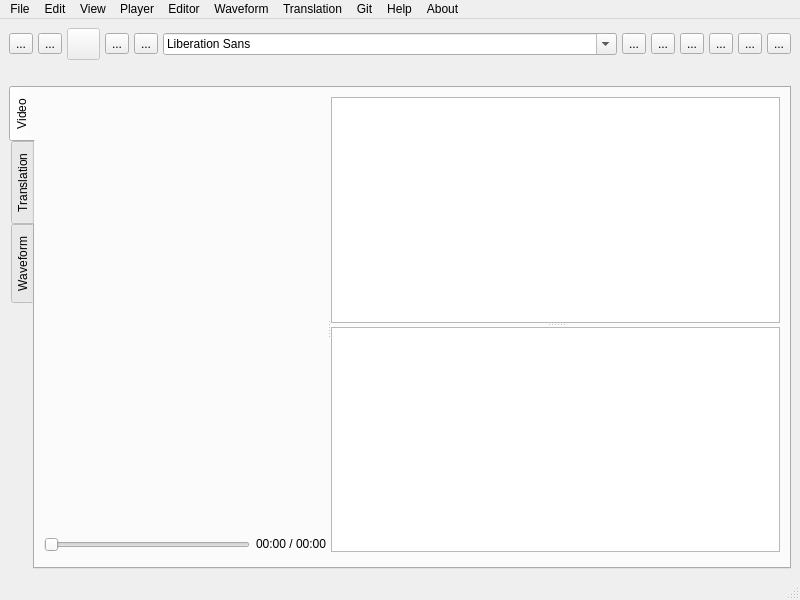
<?xml version="1.0" encoding="UTF-8"?>
<ui version="4.0">
 <class>Tool</class>
 <widget class="QMainWindow" name="Tool">
  <property name="geometry">
   <rect>
    <x>0</x>
    <y>0</y>
    <width>800</width>
    <height>600</height>
   </rect>
  </property>
  <property name="windowTitle">
   <string>ASR Post Editor</string>
  </property>
  <widget class="QWidget" name="centralwidget">
   <layout class="QVBoxLayout" name="verticalLayout_4">
    <item>
     <layout class="QHBoxLayout" name="horizontalLayout_2">
      <property name="spacing">
       <number>0</number>
      </property>
      <item>
       <widget class="QToolButton" name="add_video">
        <property name="toolTip">
         <string extracomment="hi">Add video</string>
        </property>
        <property name="toolTipDuration">
         <number>-1</number>
        </property>
        <property name="text">
         <string>...</string>
        </property>
        <property name="icon">
         <iconset resource="icons.qrc">
          <normaloff>:/images/images/add.png</normaloff>:/images/images/add.png</iconset>
        </property>
        <property name="iconSize">
         <size>
          <width>25</width>
          <height>25</height>
         </size>
        </property>
        <property name="toolButtonStyle">
         <enum>Qt::ToolButtonIconOnly</enum>
        </property>
       </widget>
      </item>
      <item>
       <spacer name="horizontalSpacer_7">
        <property name="orientation">
         <enum>Qt::Horizontal</enum>
        </property>
        <property name="sizeType">
         <enum>QSizePolicy::Preferred</enum>
        </property>
        <property name="sizeHint" stdset="0">
         <size>
          <width>5</width>
          <height>20</height>
         </size>
        </property>
       </spacer>
      </item>
      <item>
       <widget class="QToolButton" name="open_transcript">
        <property name="toolTip">
         <string>Open Transcript</string>
        </property>
        <property name="text">
         <string>...</string>
        </property>
        <property name="icon">
         <iconset resource="icons.qrc">
          <normaloff>:/images/images/open file.png</normaloff>:/images/images/open file.png</iconset>
        </property>
        <property name="iconSize">
         <size>
          <width>25</width>
          <height>25</height>
         </size>
        </property>
       </widget>
      </item>
      <item>
       <spacer name="horizontalSpacer_8">
        <property name="orientation">
         <enum>Qt::Horizontal</enum>
        </property>
        <property name="sizeType">
         <enum>QSizePolicy::Preferred</enum>
        </property>
        <property name="sizeHint" stdset="0">
         <size>
          <width>5</width>
          <height>20</height>
         </size>
        </property>
       </spacer>
      </item>
      <item>
       <widget class="QToolButton" name="new_transcript">
        <property name="enabled">
         <bool>false</bool>
        </property>
        <property name="toolTip">
         <string>New Transcript (Disabled)</string>
        </property>
        <property name="text">
         <string/>
        </property>
        <property name="icon">
         <iconset resource="icons.qrc">
          <normaloff>:/images/images/font color.png</normaloff>:/images/images/font color.png</iconset>
        </property>
        <property name="iconSize">
         <size>
          <width>25</width>
          <height>25</height>
         </size>
        </property>
       </widget>
      </item>
      <item>
       <spacer name="horizontalSpacer_6">
        <property name="orientation">
         <enum>Qt::Horizontal</enum>
        </property>
        <property name="sizeType">
         <enum>QSizePolicy::Preferred</enum>
        </property>
        <property name="sizeHint" stdset="0">
         <size>
          <width>5</width>
          <height>20</height>
         </size>
        </property>
       </spacer>
      </item>
      <item>
       <widget class="QToolButton" name="save_transcript">
        <property name="toolTip">
         <string>Save </string>
        </property>
        <property name="text">
         <string>...</string>
        </property>
        <property name="icon">
         <iconset resource="icons.qrc">
          <normaloff>:/images/images/save.png</normaloff>:/images/images/save.png</iconset>
        </property>
        <property name="iconSize">
         <size>
          <width>25</width>
          <height>25</height>
         </size>
        </property>
       </widget>
      </item>
      <item>
       <spacer name="horizontalSpacer_5">
        <property name="orientation">
         <enum>Qt::Horizontal</enum>
        </property>
        <property name="sizeType">
         <enum>QSizePolicy::Preferred</enum>
        </property>
        <property name="sizeHint" stdset="0">
         <size>
          <width>5</width>
          <height>20</height>
         </size>
        </property>
       </spacer>
      </item>
      <item>
       <widget class="QToolButton" name="save_as_transcript">
        <property name="toolTip">
         <string>Save as</string>
        </property>
        <property name="text">
         <string>...</string>
        </property>
        <property name="icon">
         <iconset resource="icons.qrc">
          <normaloff>:/images/images/save as.png</normaloff>:/images/images/save as.png</iconset>
        </property>
        <property name="iconSize">
         <size>
          <width>25</width>
          <height>25</height>
         </size>
        </property>
       </widget>
      </item>
      <item>
       <spacer name="horizontalSpacer_4">
        <property name="orientation">
         <enum>Qt::Horizontal</enum>
        </property>
        <property name="sizeType">
         <enum>QSizePolicy::Minimum</enum>
        </property>
        <property name="sizeHint" stdset="0">
         <size>
          <width>5</width>
          <height>20</height>
         </size>
        </property>
       </spacer>
      </item>
      <item>
       <widget class="QFontComboBox" name="fontComboBox"/>
      </item>
      <item>
       <spacer name="horizontalSpacer_14">
        <property name="orientation">
         <enum>Qt::Horizontal</enum>
        </property>
        <property name="sizeType">
         <enum>QSizePolicy::Preferred</enum>
        </property>
        <property name="sizeHint" stdset="0">
         <size>
          <width>5</width>
          <height>20</height>
         </size>
        </property>
       </spacer>
      </item>
      <item>
       <widget class="QToolButton" name="load_a_custom_dict">
        <property name="toolTip">
         <string>Load Custom Dictonary</string>
        </property>
        <property name="text">
         <string>...</string>
        </property>
        <property name="icon">
         <iconset resource="icons.qrc">
          <normaloff>:/images/images/english to hindi.png</normaloff>:/images/images/english to hindi.png</iconset>
        </property>
        <property name="iconSize">
         <size>
          <width>25</width>
          <height>25</height>
         </size>
        </property>
       </widget>
      </item>
      <item>
       <spacer name="horizontalSpacer_10">
        <property name="orientation">
         <enum>Qt::Horizontal</enum>
        </property>
        <property name="sizeType">
         <enum>QSizePolicy::Preferred</enum>
        </property>
        <property name="sizeHint" stdset="0">
         <size>
          <width>5</width>
          <height>20</height>
         </size>
        </property>
       </spacer>
      </item>
      <item>
       <widget class="QToolButton" name="get_PDF">
        <property name="toolTip">
         <string>Get PDF</string>
        </property>
        <property name="text">
         <string>...</string>
        </property>
        <property name="icon">
         <iconset resource="icons.qrc">
          <normaloff>:/images/images/load data.png</normaloff>:/images/images/load data.png</iconset>
        </property>
        <property name="iconSize">
         <size>
          <width>25</width>
          <height>25</height>
         </size>
        </property>
       </widget>
      </item>
      <item>
       <spacer name="horizontalSpacer_11">
        <property name="orientation">
         <enum>Qt::Horizontal</enum>
        </property>
        <property name="sizeType">
         <enum>QSizePolicy::Preferred</enum>
        </property>
        <property name="sizeHint" stdset="0">
         <size>
          <width>5</width>
          <height>20</height>
         </size>
        </property>
       </spacer>
      </item>
      <item>
       <widget class="QToolButton" name="decreseFontSize">
        <property name="toolTip">
         <string>Decrese Font Size</string>
        </property>
        <property name="text">
         <string>...</string>
        </property>
        <property name="icon">
         <iconset resource="icons.qrc">
          <normaloff>:/images/images/zoom out.png</normaloff>:/images/images/zoom out.png</iconset>
        </property>
        <property name="iconSize">
         <size>
          <width>25</width>
          <height>25</height>
         </size>
        </property>
       </widget>
      </item>
      <item>
       <spacer name="horizontalSpacer_12">
        <property name="orientation">
         <enum>Qt::Horizontal</enum>
        </property>
        <property name="sizeType">
         <enum>QSizePolicy::Preferred</enum>
        </property>
        <property name="sizeHint" stdset="0">
         <size>
          <width>5</width>
          <height>20</height>
         </size>
        </property>
       </spacer>
      </item>
      <item>
       <widget class="QToolButton" name="increaseFontSize">
        <property name="toolTip">
         <string>Increase Font Size</string>
        </property>
        <property name="text">
         <string>...</string>
        </property>
        <property name="icon">
         <iconset resource="icons.qrc">
          <normaloff>:/images/images/zoom in.png</normaloff>:/images/images/zoom in.png</iconset>
        </property>
        <property name="iconSize">
         <size>
          <width>25</width>
          <height>25</height>
         </size>
        </property>
       </widget>
      </item>
      <item>
       <spacer name="horizontalSpacer_13">
        <property name="orientation">
         <enum>Qt::Horizontal</enum>
        </property>
        <property name="sizeType">
         <enum>QSizePolicy::Preferred</enum>
        </property>
        <property name="sizeHint" stdset="0">
         <size>
          <width>5</width>
          <height>20</height>
         </size>
        </property>
       </spacer>
      </item>
      <item>
       <widget class="QToolButton" name="toggleWordEditor">
        <property name="toolTip">
         <string>Toggle Word Editor</string>
        </property>
        <property name="text">
         <string>...</string>
        </property>
        <property name="icon">
         <iconset resource="icons.qrc">
          <normaloff>:/images/images/font black.png</normaloff>:/images/images/font black.png</iconset>
        </property>
        <property name="iconSize">
         <size>
          <width>25</width>
          <height>25</height>
         </size>
        </property>
       </widget>
      </item>
      <item>
       <spacer name="horizontalSpacer_9">
        <property name="orientation">
         <enum>Qt::Horizontal</enum>
        </property>
        <property name="sizeType">
         <enum>QSizePolicy::Preferred</enum>
        </property>
        <property name="sizeHint" stdset="0">
         <size>
          <width>5</width>
          <height>20</height>
         </size>
        </property>
       </spacer>
      </item>
      <item>
       <widget class="QToolButton" name="keyboard_shortcuts">
        <property name="text">
         <string>...</string>
        </property>
        <property name="icon">
         <iconset resource="icons.qrc">
          <normaloff>:/images/images/information.png</normaloff>:/images/images/information.png</iconset>
        </property>
        <property name="iconSize">
         <size>
          <width>25</width>
          <height>25</height>
         </size>
        </property>
       </widget>
      </item>
     </layout>
    </item>
    <item>
     <layout class="QHBoxLayout" name="horizontalLayout_6">
      <item>
       <widget class="QLabel" name="mediaFilenameLbl">
        <property name="text">
         <string/>
        </property>
        <property name="alignment">
         <set>Qt::AlignLeading|Qt::AlignLeft|Qt::AlignTop</set>
        </property>
       </widget>
      </item>
      <item>
       <widget class="QLabel" name="transcriptFilenameLbl">
        <property name="text">
         <string/>
        </property>
        <property name="alignment">
         <set>Qt::AlignRight|Qt::AlignTrailing|Qt::AlignVCenter</set>
        </property>
       </widget>
      </item>
     </layout>
    </item>
    <item>
     <widget class="QTabWidget" name="tabWidget">
      <property name="enabled">
       <bool>true</bool>
      </property>
      <property name="tabPosition">
       <enum>QTabWidget::West</enum>
      </property>
      <property name="tabShape">
       <enum>QTabWidget::Rounded</enum>
      </property>
      <property name="currentIndex">
       <number>0</number>
      </property>
      <property name="documentMode">
       <bool>false</bool>
      </property>
      <property name="tabsClosable">
       <bool>false</bool>
      </property>
      <property name="movable">
       <bool>false</bool>
      </property>
      <property name="tabBarAutoHide">
       <bool>false</bool>
      </property>
      <widget class="QWidget" name="tab">
       <attribute name="title">
        <string>Video</string>
       </attribute>
       <layout class="QHBoxLayout" name="horizontalLayout_3">
        <item>
         <layout class="QVBoxLayout" name="verticalLayout_5">
          <item>
           <widget class="QSplitter" name="splitter_tool">
            <property name="orientation">
             <enum>Qt::Horizontal</enum>
            </property>
            <widget class="QWidget" name="layoutWidget">
             <layout class="QVBoxLayout" name="playerLayout">
              <item>
               <widget class="VideoWidget" name="m_videoWidget" native="true"/>
              </item>
              <item>
               <layout class="QHBoxLayout" name="horizontalLayout">
                <property name="sizeConstraint">
                 <enum>QLayout::SetMaximumSize</enum>
                </property>
                <item>
                 <widget class="QSlider" name="slider_position">
                  <property name="orientation">
                   <enum>Qt::Horizontal</enum>
                  </property>
                 </widget>
                </item>
                <item>
                 <widget class="QLabel" name="label_position">
                  <property name="sizePolicy">
                   <sizepolicy hsizetype="Preferred" vsizetype="Maximum">
                    <horstretch>0</horstretch>
                    <verstretch>0</verstretch>
                   </sizepolicy>
                  </property>
                  <property name="text">
                   <string>00:00 / 00:00</string>
                  </property>
                 </widget>
                </item>
               </layout>
              </item>
              <item>
               <widget class="PlayerControls" name="m_playerControls" native="true">
                <property name="sizePolicy">
                 <sizepolicy hsizetype="Preferred" vsizetype="Maximum">
                  <horstretch>0</horstretch>
                  <verstretch>0</verstretch>
                 </sizepolicy>
                </property>
               </widget>
              </item>
             </layout>
            </widget>
            <widget class="QWidget" name="verticalLayoutWidget">
             <layout class="QVBoxLayout" name="verticalLayout">
              <item>
               <widget class="QSplitter" name="splitter_editor">
                <property name="orientation">
                 <enum>Qt::Vertical</enum>
                </property>
                <widget class="Editor" name="m_editor"/>
                <widget class="WordEditor" name="m_wordEditor">
                 <property name="sizePolicy">
                  <sizepolicy hsizetype="Expanding" vsizetype="Maximum">
                   <horstretch>0</horstretch>
                   <verstretch>0</verstretch>
                  </sizepolicy>
                 </property>
                </widget>
               </widget>
              </item>
              <item>
               <widget class="TagListDisplayWidget" name="m_tagListDisplay" native="true">
                <property name="sizePolicy">
                 <sizepolicy hsizetype="Preferred" vsizetype="Maximum">
                  <horstretch>0</horstretch>
                  <verstretch>0</verstretch>
                 </sizepolicy>
                </property>
               </widget>
              </item>
             </layout>
            </widget>
           </widget>
          </item>
         </layout>
        </item>
       </layout>
      </widget>
      <widget class="QWidget" name="tab_2">
       <attribute name="title">
        <string>Translation</string>
       </attribute>
       <layout class="QHBoxLayout" name="horizontalLayout_4">
        <item>
         <layout class="QVBoxLayout" name="verticalLayout_2">
          <item>
           <widget class="QSplitter" name="splitter_editor_2">
            <property name="orientation">
             <enum>Qt::Vertical</enum>
            </property>
            <widget class="Editor" name="m_editor_2"/>
           </widget>
          </item>
          <item>
           <layout class="QHBoxLayout" name="horizontalLayout_8">
            <item>
             <spacer name="horizontalSpacer">
              <property name="orientation">
               <enum>Qt::Horizontal</enum>
              </property>
              <property name="sizeType">
               <enum>QSizePolicy::Expanding</enum>
              </property>
              <property name="sizeHint" stdset="0">
               <size>
                <width>200</width>
                <height>20</height>
               </size>
              </property>
             </spacer>
            </item>
            <item>
             <widget class="QPushButton" name="pushButton_3">
              <property name="text">
               <string>Speak</string>
              </property>
             </widget>
            </item>
            <item>
             <widget class="QPushButton" name="btn_translate">
              <property name="text">
               <string>Translate</string>
              </property>
             </widget>
            </item>
           </layout>
          </item>
          <item>
           <widget class="TagListDisplayWidget" name="m_tagListDisplay_2" native="true">
            <property name="sizePolicy">
             <sizepolicy hsizetype="Preferred" vsizetype="Maximum">
              <horstretch>0</horstretch>
              <verstretch>0</verstretch>
             </sizepolicy>
            </property>
           </widget>
          </item>
         </layout>
        </item>
        <item>
         <layout class="QVBoxLayout" name="verticalLayout_3">
          <item>
           <widget class="QSplitter" name="splitter_editor_3">
            <property name="orientation">
             <enum>Qt::Vertical</enum>
            </property>
            <widget class="Editor" name="m_editor_3"/>
           </widget>
          </item>
          <item>
           <layout class="QHBoxLayout" name="horizontalLayout_9">
            <item>
             <spacer name="horizontalSpacer_2">
              <property name="orientation">
               <enum>Qt::Horizontal</enum>
              </property>
              <property name="sizeHint" stdset="0">
               <size>
                <width>40</width>
                <height>20</height>
               </size>
              </property>
             </spacer>
            </item>
            <item>
             <widget class="QPushButton" name="pushButton_4">
              <property name="text">
               <string>Speak</string>
              </property>
             </widget>
            </item>
            <item>
             <widget class="QPushButton" name="pushButton_2">
              <property name="text">
               <string>Save</string>
              </property>
             </widget>
            </item>
           </layout>
          </item>
          <item>
           <widget class="TagListDisplayWidget" name="m_tagListDisplay_3" native="true">
            <property name="sizePolicy">
             <sizepolicy hsizetype="Preferred" vsizetype="Maximum">
              <horstretch>0</horstretch>
              <verstretch>0</verstretch>
             </sizepolicy>
            </property>
           </widget>
          </item>
         </layout>
        </item>
       </layout>
      </widget>
      <widget class="QWidget" name="tab_3">
       <attribute name="title">
        <string>Waveform</string>
       </attribute>
       <widget class="AudioWaveForm" name="widget" native="true">
        <property name="geometry">
         <rect>
          <x>10</x>
          <y>70</y>
          <width>711</width>
          <height>271</height>
         </rect>
        </property>
       </widget>
      </widget>
     </widget>
    </item>
   </layout>
  </widget>
  <widget class="QMenuBar" name="menubar">
   <property name="geometry">
    <rect>
     <x>0</x>
     <y>0</y>
     <width>800</width>
     <height>21</height>
    </rect>
   </property>
   <widget class="QMenu" name="menuFile">
    <property name="title">
     <string>File</string>
    </property>
    <addaction name="Upload_and_generate_Transcript"/>
    <addaction name="Save_as_PDF"/>
    <addaction name="close"/>
    <addaction name="actionSave_as_Text"/>
   </widget>
   <widget class="QMenu" name="menuMedia_Player">
    <property name="title">
     <string>Player</string>
    </property>
    <addaction name="player_open"/>
    <addaction name="player_togglePlay"/>
    <addaction name="player_seekForward"/>
    <addaction name="player_seekBackward"/>
   </widget>
   <widget class="QMenu" name="menuEditor">
    <property name="title">
     <string>Editor</string>
    </property>
    <addaction name="editor_openTranscript"/>
    <addaction name="editor_save"/>
    <addaction name="editor_saveAs"/>
    <addaction name="editor_close"/>
    <addaction name="separator"/>
    <addaction name="editor_debugBlocks"/>
    <addaction name="editor_jumpToLine"/>
    <addaction name="separator"/>
    <addaction name="editor_splitLine"/>
    <addaction name="editor_mergeUp"/>
    <addaction name="editor_mergeDown"/>
    <addaction name="editor_toggleWords"/>
    <addaction name="separator"/>
    <addaction name="editor_changeLang"/>
    <addaction name="editor_changeSpeaker"/>
    <addaction name="editor_propagateTime"/>
    <addaction name="editor_editTags"/>
    <addaction name="separator"/>
    <addaction name="editor_autoSave"/>
    <addaction name="separator"/>
    <addaction name="separator"/>
    <addaction name="Add_Custom_Dictonary"/>
    <addaction name="Show_Time_Stamps"/>
    <addaction name="Real_Time_Data_Saver"/>
    <addaction name="move_along_timestamps"/>
   </widget>
   <widget class="QMenu" name="menuEdit">
    <property name="title">
     <string>Edit</string>
    </property>
    <addaction name="edit_undo"/>
    <addaction name="edit_redo"/>
    <addaction name="separator"/>
    <addaction name="edit_cut"/>
    <addaction name="edit_copy"/>
    <addaction name="edit_paste"/>
    <addaction name="separator"/>
    <addaction name="edit_findReplace"/>
   </widget>
   <widget class="QMenu" name="menuView">
    <property name="title">
     <string>View</string>
    </property>
    <addaction name="view_incFont"/>
    <addaction name="view_decFont"/>
    <addaction name="view_font"/>
    <addaction name="view_toggleTagList"/>
   </widget>
   <widget class="QMenu" name="menuHelp">
    <property name="title">
     <string>Help</string>
    </property>
    <addaction name="help_keyboardShortcuts"/>
   </widget>
   <widget class="QMenu" name="menuTranslation">
    <property name="title">
     <string>Translation</string>
    </property>
    <addaction name="Open_File_in_Editor1"/>
    <addaction name="editor_save2"/>
    <addaction name="separator"/>
    <addaction name="Open_File_in_Editor2"/>
    <addaction name="editor_save3"/>
   </widget>
   <widget class="QMenu" name="menuGit">
    <property name="title">
     <string>Git</string>
    </property>
    <addaction name="actionInit"/>
    <addaction name="actionAdd_All"/>
    <addaction name="actionCommit"/>
    <addaction name="actionAdd_Remote_URL"/>
    <addaction name="actionPull"/>
    <addaction name="actionPush"/>
   </widget>
   <widget class="QMenu" name="menuAbout">
    <property name="title">
     <string>About</string>
    </property>
    <addaction name="actionAbout"/>
    <addaction name="actionVersion"/>
   </widget>
   <widget class="QMenu" name="menuWaveform">
    <property name="title">
     <string>Waveform</string>
    </property>
    <addaction name="actionShow_Waveform"/>
    <addaction name="separator"/>
    <addaction name="actionSave_Timestamps"/>
   </widget>
   <addaction name="menuFile"/>
   <addaction name="menuEdit"/>
   <addaction name="menuView"/>
   <addaction name="menuMedia_Player"/>
   <addaction name="menuEditor"/>
   <addaction name="menuWaveform"/>
   <addaction name="menuTranslation"/>
   <addaction name="menuGit"/>
   <addaction name="menuHelp"/>
   <addaction name="menuAbout"/>
  </widget>
  <widget class="QStatusBar" name="statusbar"/>
  <action name="close">
   <property name="text">
    <string>Close</string>
   </property>
   <property name="shortcut">
    <string>Alt+F4</string>
   </property>
  </action>
  <action name="player_open">
   <property name="text">
    <string>Open</string>
   </property>
  </action>
  <action name="editor_open">
   <property name="text">
    <string>Open</string>
   </property>
  </action>
  <action name="editor_save">
   <property name="text">
    <string>Save</string>
   </property>
   <property name="shortcut">
    <string>Ctrl+S</string>
   </property>
  </action>
  <action name="editor_openTranscript">
   <property name="checkable">
    <bool>false</bool>
   </property>
   <property name="enabled">
    <bool>true</bool>
   </property>
   <property name="text">
    <string>Open</string>
   </property>
  </action>
  <action name="editor_debugBlocks">
   <property name="text">
    <string>Debug Blocks</string>
   </property>
  </action>
  <action name="editor_jumpToLine">
   <property name="text">
    <string>Jump to Highlighted Line</string>
   </property>
   <property name="shortcut">
    <string>Ctrl+J</string>
   </property>
  </action>
  <action name="player_togglePlay">
   <property name="checkable">
    <bool>false</bool>
   </property>
   <property name="text">
    <string>Play / Pause</string>
   </property>
   <property name="shortcut">
    <string>Ctrl+Space</string>
   </property>
   <property name="shortcutContext">
    <enum>Qt::ApplicationShortcut</enum>
   </property>
  </action>
  <action name="editor_splitLine">
   <property name="text">
    <string>Split Line</string>
   </property>
   <property name="shortcut">
    <string>Ctrl+;</string>
   </property>
  </action>
  <action name="editor_mergeUp">
   <property name="text">
    <string>Merge Up</string>
   </property>
   <property name="shortcut">
    <string>Alt+Up</string>
   </property>
  </action>
  <action name="editor_mergeDown">
   <property name="text">
    <string>Merge Down</string>
   </property>
   <property name="shortcut">
    <string>Alt+Down</string>
   </property>
  </action>
  <action name="editor_findReplace">
   <property name="text">
    <string>Find Replace</string>
   </property>
  </action>
  <action name="editor_toggleWords">
   <property name="text">
    <string>Toggle Word Editor</string>
   </property>
   <property name="shortcut">
    <string>Ctrl+W</string>
   </property>
  </action>
  <action name="player_seekForward">
   <property name="enabled">
    <bool>true</bool>
   </property>
   <property name="text">
    <string>Seek Forward</string>
   </property>
   <property name="shortcut">
    <string>Ctrl+.</string>
   </property>
  </action>
  <action name="player_seekBackward">
   <property name="text">
    <string>Seek Backward</string>
   </property>
   <property name="shortcut">
    <string>Ctrl+,</string>
   </property>
  </action>
  <action name="edit_undo">
   <property name="text">
    <string>Undo</string>
   </property>
   <property name="shortcut">
    <string>Ctrl+Z</string>
   </property>
  </action>
  <action name="edit_redo">
   <property name="text">
    <string>Redo</string>
   </property>
   <property name="shortcut">
    <string>Ctrl+Y</string>
   </property>
  </action>
  <action name="edit_cut">
   <property name="text">
    <string>Cut</string>
   </property>
   <property name="shortcut">
    <string>Ctrl+X</string>
   </property>
  </action>
  <action name="edit_copy">
   <property name="text">
    <string>Copy</string>
   </property>
   <property name="shortcut">
    <string>Ctrl+C</string>
   </property>
  </action>
  <action name="edit_paste">
   <property name="text">
    <string>Paste</string>
   </property>
   <property name="shortcut">
    <string>Ctrl+V</string>
   </property>
  </action>
  <action name="edit_findReplace">
   <property name="text">
    <string>Find / Replace</string>
   </property>
   <property name="shortcut">
    <string>Ctrl+F</string>
   </property>
  </action>
  <action name="view_incFont">
   <property name="text">
    <string>Increase Font Size</string>
   </property>
   <property name="shortcut">
    <string>Ctrl+=</string>
   </property>
  </action>
  <action name="view_decFont">
   <property name="text">
    <string>Decrease Font Size</string>
   </property>
   <property name="shortcut">
    <string>Ctrl+-</string>
   </property>
  </action>
  <action name="editor_changeSpeaker">
   <property name="text">
    <string>Change Speaker</string>
   </property>
   <property name="shortcut">
    <string>Ctrl+R</string>
   </property>
  </action>
  <action name="editor_propagateTime">
   <property name="text">
    <string>Propagate Time</string>
   </property>
   <property name="shortcut">
    <string>Ctrl+T</string>
   </property>
  </action>
  <action name="help_keyboardShortcuts">
   <property name="text">
    <string>Keyboard Shortcuts</string>
   </property>
  </action>
  <action name="view_font">
   <property name="text">
    <string>Change Font</string>
   </property>
  </action>
  <action name="view_toggleTagList">
   <property name="text">
    <string>Toggle TagList</string>
   </property>
  </action>
  <action name="editor_editTags">
   <property name="text">
    <string>Edit Tags</string>
   </property>
   <property name="shortcut">
    <string>Ctrl+'</string>
   </property>
  </action>
  <action name="action_2">
   <property name="text">
    <string>jd</string>
   </property>
  </action>
  <action name="editor_saveAs">
   <property name="text">
    <string>Save As</string>
   </property>
  </action>
  <action name="editor_close">
   <property name="text">
    <string>Close</string>
   </property>
  </action>
  <action name="editor_changeLang">
   <property name="text">
    <string>Change Transcript Language</string>
   </property>
  </action>
  <action name="editor_autoSave">
   <property name="checkable">
    <bool>true</bool>
   </property>
   <property name="text">
    <string>Auto Save</string>
   </property>
  </action>
  <action name="Add_Custom_Dictonary">
   <property name="text">
    <string>Add Custom Dictonary</string>
   </property>
  </action>
  <action name="Show_Time_Stamps">
   <property name="checkable">
    <bool>true</bool>
   </property>
   <property name="text">
    <string>Show Time Stamps</string>
   </property>
  </action>
  <action name="Upload_and_generate_Transcript">
   <property name="enabled">
    <bool>false</bool>
   </property>
   <property name="text">
    <string>Upload and generate Transcript</string>
   </property>
  </action>
  <action name="Real_Time_Data_Saver">
   <property name="checkable">
    <bool>true</bool>
   </property>
   <property name="text">
    <string>Real Time Data Saver</string>
   </property>
  </action>
  <action name="Save_as_PDF">
   <property name="text">
    <string>Save as PDF</string>
   </property>
  </action>
  <action name="Open_File_in_Editor1">
   <property name="text">
    <string>Open File in Editor1</string>
   </property>
  </action>
  <action name="Open_File_in_Editor2">
   <property name="text">
    <string>Open File in Editor2</string>
   </property>
  </action>
  <action name="editor_save2">
   <property name="text">
    <string>Save Editor1</string>
   </property>
  </action>
  <action name="editor_save3">
   <property name="text">
    <string>Save Editor2</string>
   </property>
  </action>
  <action name="move_along_timestamps">
   <property name="checkable">
    <bool>true</bool>
   </property>
   <property name="checked">
    <bool>false</bool>
   </property>
   <property name="text">
    <string>Move Along TimeStamps</string>
   </property>
  </action>
  <action name="actionSave_as_Text">
   <property name="text">
    <string>Save as Text</string>
   </property>
  </action>
  <action name="actionSave_as_XML">
   <property name="text">
    <string>Save as XML</string>
   </property>
  </action>
  <action name="actionAbout">
   <property name="enabled">
    <bool>true</bool>
   </property>
   <property name="text">
    <string>About</string>
   </property>
  </action>
  <action name="actionVersion">
   <property name="enabled">
    <bool>false</bool>
   </property>
   <property name="text">
    <string>Version 5.2.3</string>
   </property>
   <property name="toolTip">
    <string>Version</string>
   </property>
  </action>
  <action name="actionInit">
   <property name="text">
    <string>Init</string>
   </property>
  </action>
  <action name="actionAdd_All">
   <property name="text">
    <string>Add (All Files)</string>
   </property>
  </action>
  <action name="actionCommit">
   <property name="text">
    <string>Commit</string>
   </property>
  </action>
  <action name="actionAdd_Remote_URL">
   <property name="text">
    <string>Add (Remote URL)</string>
   </property>
  </action>
  <action name="actionPush">
   <property name="text">
    <string>Push</string>
   </property>
  </action>
  <action name="actionPull">
   <property name="text">
    <string>Pull</string>
   </property>
  </action>
  <action name="actionShow_Waveform">
   <property name="text">
    <string>Show Waveform</string>
   </property>
  </action>
  <action name="actionSave_Timestamps">
   <property name="checkable">
    <bool>true</bool>
   </property>
   <property name="text">
    <string>Save Timestamps Automatically</string>
   </property>
  </action>
 </widget>
 <customwidgets>
  <customwidget>
   <class>VideoWidget</class>
   <extends>QWidget</extends>
   <header>mediaplayer/videowidget.h</header>
   <container>1</container>
  </customwidget>
  <customwidget>
   <class>PlayerControls</class>
   <extends>QWidget</extends>
   <header>mediaplayer/playercontrols.h</header>
   <container>1</container>
  </customwidget>
  <customwidget>
   <class>Editor</class>
   <extends>QPlainTextEdit</extends>
   <header>editor/editor.h</header>
  </customwidget>
  <customwidget>
   <class>TagListDisplayWidget</class>
   <extends>QWidget</extends>
   <header>editor/utilities/taglistdisplaywidget.h</header>
   <container>1</container>
  </customwidget>
  <customwidget>
   <class>WordEditor</class>
   <extends>QTableWidget</extends>
   <header>editor/wordeditor.h</header>
  </customwidget>
  <customwidget>
   <class>AudioWaveForm</class>
   <extends>QWidget</extends>
   <header>audiowaveform.h</header>
   <container>1</container>
  </customwidget>
 </customwidgets>
 <resources>
  <include location="icons.qrc"/>
 </resources>
 <connections/>
</ui>
